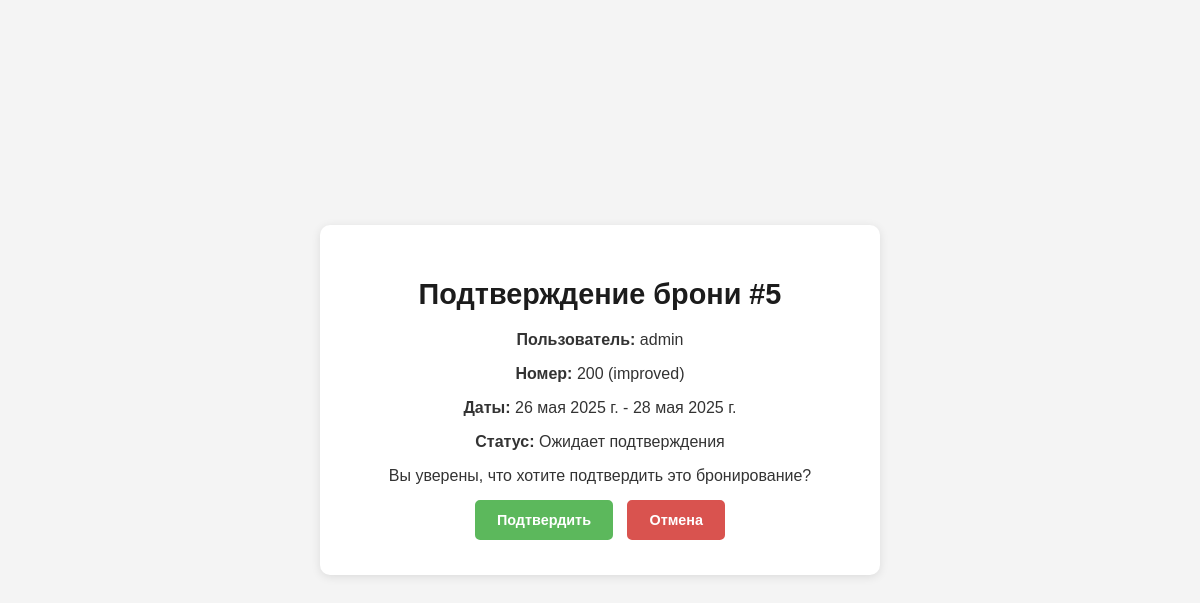
The page /booking/confirm/5/ (signed in) on the database as committed earlier.
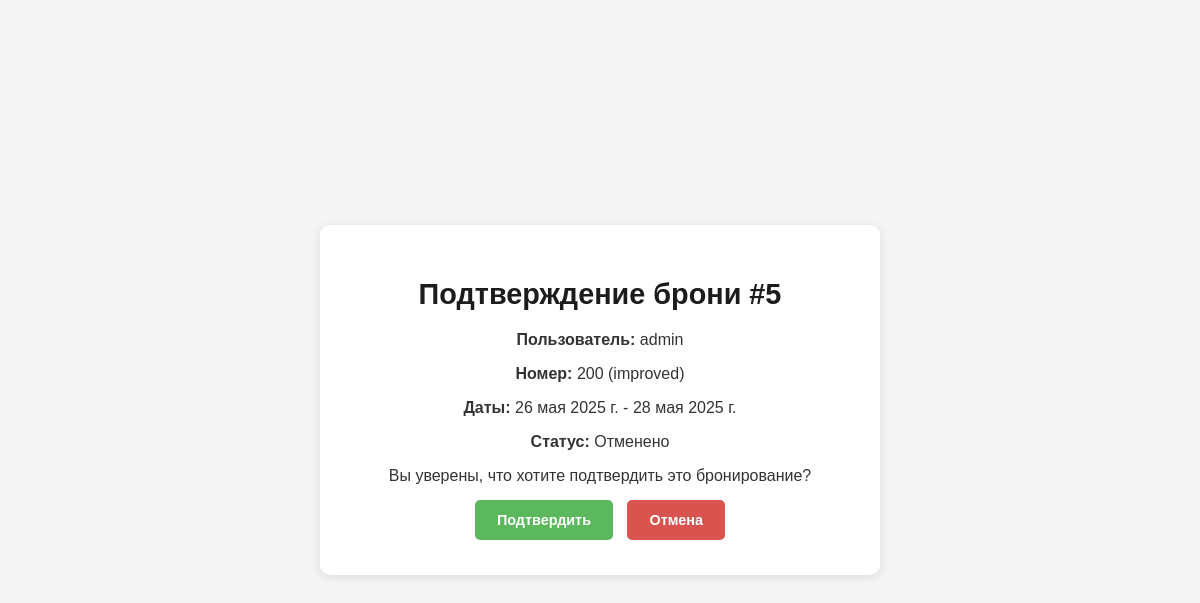
The same page on the database as committed later.
### booking/models.py (models this page shows, shortened)
class Booking(models.Model):
    STATUS_CHOICES = [
        ('pending', 'Ожидает подтверждения'),
        ('confirmed', 'Подтверждено'),
        ('cancelled', 'Отменено'),
    ]
    user = models.ForeignKey(User, on_delete=models.CASCADE, verbose_name="Пользователь")
    room = models.ForeignKey(Room, on_delete=models.CASCADE, verbose_name="Номер")
    check_in_date = models.DateField(verbose_name="Дата заезда")
    check_out_date = models.DateField(verbose_name="Дата выезда")
    total_price = models.DecimalField(max_digits=10, decimal_places=2, verbose_name="Итоговая стоимость")
    status = models.CharField(max_length=20, choices=STATUS_CHOICES, default='pending', verbose_name="Статус")
    created_at = models.DateTimeField(auto_now_add=True, verbose_name="Дата создания")
    guest_count = models.PositiveIntegerField(verbose_name="Количество гостей")
    special_requests = models.TextField(blank=True, null=True, verbose_name="Особые пожелания")
    class Meta:
        verbose_name = "Бронирование"
        verbose_name_plural = "Бронирования"

class Room(models.Model):
    room_number = models.CharField(max_length=10, unique=True, verbose_name="Номер комнаты")
    room_type = models.ForeignKey(RoomType, on_delete=models.CASCADE, verbose_name="Тип номера")
    price_per_night = models.DecimalField(max_digits=10, decimal_places=2, verbose_name="Цена за ночь")
    capacity = models.PositiveIntegerField(verbose_name="Вместимость")
    description = models.TextField(verbose_name="Описание")
    is_available = models.BooleanField(default=True, verbose_name="Доступен")
    image = models.ImageField(upload_to='rooms/', blank=True, null=True, verbose_name="Изображение номера")
    class Meta:
        verbose_name = "Номер"
        verbose_name_plural = "Номера"

class RoomType(models.Model):
    name = models.CharField(max_length=100, verbose_name="Название типа номера")
    description = models.TextField(verbose_name="Описание")
    base_price = models.DecimalField(max_digits=10, decimal_places=2, verbose_name="Базовая цена за ночь")
    capacity = models.PositiveIntegerField(verbose_name="Вместимость")
    image = models.ImageField(upload_to='room_types/', blank=True, null=True, verbose_name="Изображение типа номера")
    class Meta:
        verbose_name = "Тип номера"
        verbose_name_plural = "Типы номеров"

### booking/views.py (the view, shortened to what this page needs)
# urls.py: path('booking/confirm/<int:booking_id>/', views.confirm_booking, name='confirm_booking'),
@staff_member_required
def confirm_booking(request, booking_id):
    booking = get_object_or_404(Booking, id=booking_id)
    return render(request, 'confirm_booking.html', {'booking': booking})

### booking/templates/confirm_booking.html (shortened to what this page needs)
<!DOCTYPE html>
<html lang="ru">
<head>
</head>
<body>
    <div class="confirm-container">
        <h2>Подтверждение брони #{{ booking.id }}</h2>
        <p><strong>Пользователь:</strong> {{ booking.user.username }}</p>
        <p><strong>Номер:</strong> {{ booking.room.room_number }} ({{ booking.room.room_type.name }})</p>
        <p><strong>Даты:</strong> {{ booking.check_in_date }} - {{ booking.check_out_date }}</p>
        <p><strong>Статус:</strong> {{ booking.get_status_display }}</p>
        <p>Вы уверены, что хотите подтвердить это бронирование?</p>
        <form method="post">
            <button type="submit" class="btn confirm-btn">Подтвердить</button>
            <a href="{% url 'admin:booking_booking_changelist' %}" class="btn cancel-btn">Отмена</a>
        </form>
    </div>
</body>
</html>

Rows that differ between the two databases and show on the page:
changed Booking "admin": status "Ожидает подтверждения" → "Отменено"
